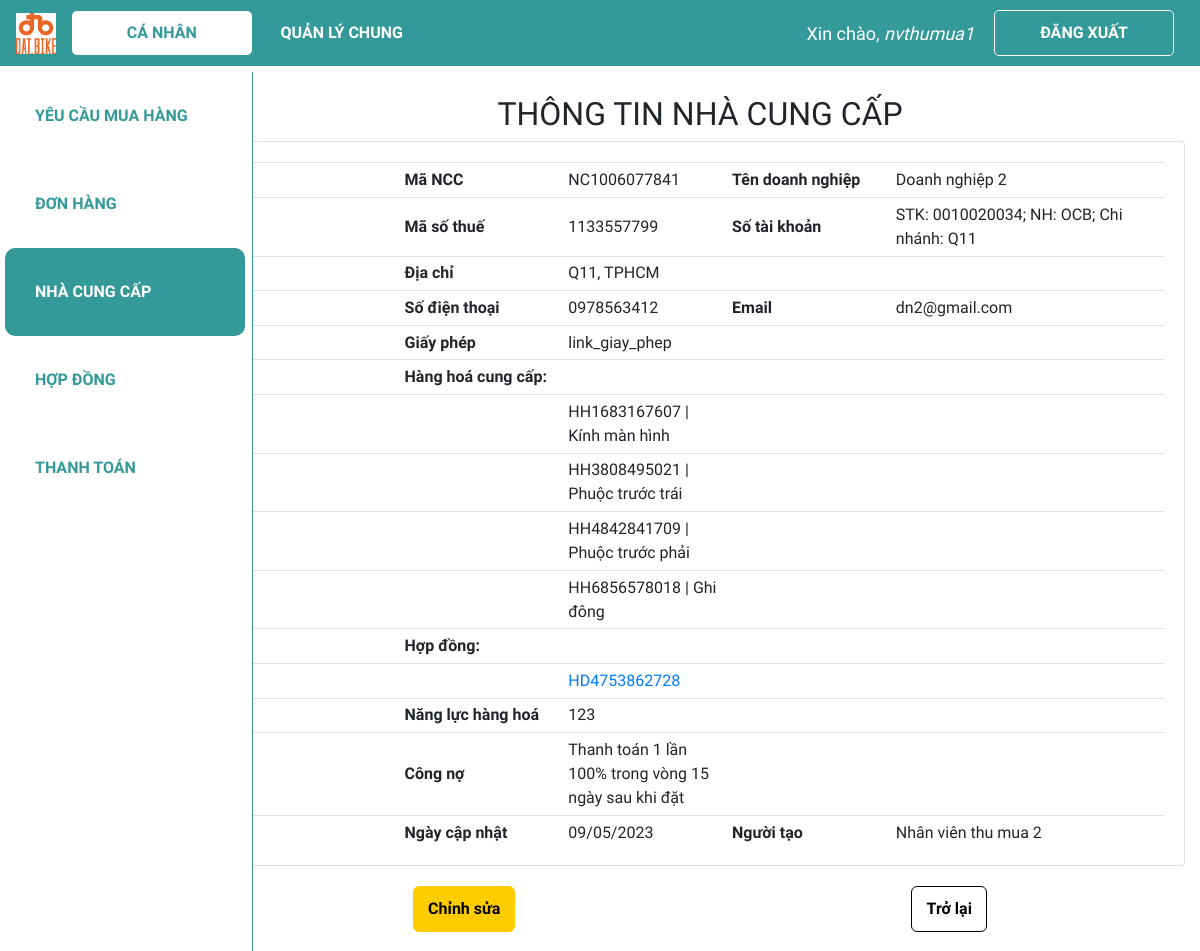
The page /ca_nhan/xem_ncc/NC1006077841 (signed in) on the database its author committed.
### web_core/models.py (models this page shows, shortened)
class NCC(models.Model):
    ma_NCC = ShortUUIDField(
        verbose_name='Mã nhà cung cấp',
        length=10,
        max_length=12,
        prefix="NC",
        alphabet="0123456789",
        primary_key=True
    )
    ma_nhan_vien_tao = models.ForeignKey(NHANVIEN, on_delete = models.SET_NULL, verbose_name = 'Mã nhân viên tạo', blank = True, null=True)
    ma_so_thue = models.CharField('Mã số thuế', max_length = 20,blank=True, null=True)
    ma_hang_hoa = models.ManyToManyField(HANGHOA, verbose_name = 'Mã hàng hoá', blank = True)
    ten_doanh_nghiep = models.CharField('Tên doanh nghiệp', max_length = 100,blank=True, null=True)
    dia_chi = models.CharField('Địa chỉ', max_length = 300,blank=True, null=True)
    nguoi_lien_he = models.CharField('Người liên hệ', max_length = 100, blank=True, null=True)
    sdt = models.CharField('Số điện thoại', max_length = 20,blank=True, null=True)
    email = models.EmailField('Email', max_length = 100, blank=True, null=True)
    stk = models.CharField('Thông tin chuyển khoản', max_length = 100, blank=True, null=True)
    giay_phep = models.CharField('Giấy phép', max_length = 100, blank=True, null=True)
    nang_luc_hang_hoa = models.CharField('Năng lực hàng hoá', max_length = 100, blank=True, null=True)
    ngay_cap_nhat = models.DateTimeField('Ngày cập nhật', default=datetime.now)
    cong_no = models.CharField('Công nợ', max_length = 500, blank=True, null=True)
    file_bao_gia =  models.CharField('File báo giá', max_length=500, blank=True, null=True)

class HANGHOA(models.Model):
    ma_HH = ShortUUIDField(
        verbose_name='Mã hàng hoá',
        length=10,
        max_length=12,
        prefix="HH",
        alphabet="0123456789",
        primary_key=True
    )
    ten_hang_hoa = models.CharField('Tên hàng hoá', max_length = 100,blank=True, null=True)
    so_luong_ton = models.IntegerField('Số lượng tồn', validators = [MinValueValidator(0)], default = 0)
    def __str__(self):
        line = str(self.ma_HH) + ' | ' + self.ten_hang_hoa
        return line

class HOPDONG(models.Model):
    danh_muc_trang_thai = (
        ('Chờ phê duyệt', 'Chờ phê duyệt'),
        ('Đã duyệt', 'Đã duyệt'),
        ('Đang có hiệu lực', 'Đang có hiệu lực'),
        ('Đã hết hạn', 'Đã hết hạn'),
    )
    ma_HD = ShortUUIDField(
        verbose_name='Mã hợp đồng',
        length=10,
        max_length=12,
        prefix="HD",
        alphabet="0123456789",
        primary_key=True
    )
    ma_hang_hoa = models.ManyToManyField(HANGHOA, verbose_name = 'Mã hàng hoá', blank = True)
    ma_nhan_vien_tao = models.ForeignKey(NHANVIEN, on_delete = models.SET_NULL, verbose_name = 'Mã nhân viên tạo', related_name = 'nv_tao_HD', blank = True, null=True)
    ma_quan_ly_duyet = models.ForeignKey(NHANVIEN, on_delete = models.SET_NULL, verbose_name = 'Mã quản lý duyệt', related_name = 'quan_ly_HD', blank = True, null=True)
    ma_ncc = models.ForeignKey(NCC, on_delete = models.SET_NULL, verbose_name = 'Nhà cung cấp',blank=True, null=True)
    ngay_tao = models.DateTimeField('Ngày tạo', default = datetime.now)
    ngay_cap_nhat = models.DateTimeField('Ngày cập nhật', default = datetime.now)
    ngay_hieu_luc = models.DateField('Ngày hiệu lực', editable=True, blank=True, null=True)
    ngay_het_han = models.DateField('Ngày hết hạn', editable=True, blank=True, null=True)
    file_hop_dong = models.CharField('File hợp đồng', max_length=500,blank=True, null=True)
    phu_luc_hop_dong = models.CharField('Phụ lục hợp đồng', max_length=20000, blank=True, null=True)
    trang_thai = models.CharField('Trạng thái hợp đồng', max_length=100, choices=danh_muc_trang_thai, default='Chờ phê duyệt',blank=True, null=True)

class NHANVIEN(models.Model):
    danh_muc_phong_ban = (
        ('Thu mua', 'Thu mua'),
        ('Kho', 'Kho'),
        ('Kế toán', 'Kế toán'),
        ('R&D', 'R&D'),
        ('Production', 'Production'),
        ('Khác', 'Khác')
    )
    danh_muc_chuc_vu = (
        ('Quản lí', 'Quản lí'),
        ('Nhân viên', 'Nhân viên'),
    )
    user = models.OneToOneField(User, null=True, blank=True, on_delete=models.CASCADE)
    ma_NV = ShortUUIDField(
        verbose_name='Mã nhân viên',
        length=10,
        max_length=12,
        prefix="NV",
        alphabet="0123456789",
        primary_key=True
    )
    ho_ten = models.CharField('Họ tên', max_length = 100,blank=True, null=True)
    phong_ban = models.CharField('Phòng ban', max_length = 50, choices=danh_muc_phong_ban,blank=True, null=True)
    chuc_vu = models.CharField('Chức vụ', max_length = 50, choices=danh_muc_chuc_vu,blank=True, null=True)

### web_core/decorators.py (the view)
        def wrapper_func(request, *args, **kwargs):
            group = None
            if request.user.groups.exists():
                group = request.user.groups.all()
            if len(group) > 2 and any(role.name in allowed_roles for role in group):
                return view_func(request, *args, **kwargs)
            elif group[0].name in allowed_roles:
                return view_func(request, *args, **kwargs)
            else:
                return HttpResponse('Not authorized')

### web_core/templatetags/index.py (called while the page is built)
@register.filter
def first_group_name(user):
    groups = user.groups.all()
    if groups:
        return groups[0].name
    return ''

### web_core/views.py (called while the page is built)
@allowed_users(['thumua'])
@login_required(login_url='login')
def view_ncc_canhan(request, ma_NCC):
    if ma_NCC is None:
        return redirect('/dsncc')
    ncc = NCC.objects.get(ma_NCC=ma_NCC)
    hopdong = HOPDONG.objects.filter(ma_ncc=ma_NCC)
    context = {'ncc':ncc, 'hopdong':hopdong}
    return render(request,'web_core/view_ncc_canhan.html', context)

### web_core/templates/web_core/view_ncc_canhan.html (shortened to what this page needs)
{% extends 'web_core/main.html' %}
{% block content %}
<h2 class="table-title" style>THÔNG TIN NHÀ CUNG CẤP</h2>
<div class="card card-body">
    <table class="table table-sm ncc">
        <tr>
            <th class="small-content"></th>
            <th class="small-content">Mã NCC</th>
            <td class="small-content">{{ncc.ma_NCC}}</td>
            <th class="small-content">Tên doanh nghiệp</th>
            <td class="small-content">{{ncc.ten_doanh_nghiep}}</td>
        </tr>
        <tr>
            <th class="small-content"></th>
            <th class="small-content">Mã số thuế</th>
            <td class="small-content">{{ncc.ma_so_thue}}</td>
            <th class="small-content">Số tài khoản</th>
            <td class="small-content">{{ncc.stk}}</td>
        </tr>
        <tr>
            <th class="small-content"></th>
            <th class="small-content">Địa chỉ</th>
            <td class="small-content">{{ncc.dia_chi}}</td>
            <th class="small-content"></th>
            <td class="small-content"></td>
        </tr>
        <tr>
            <th class="small-content"></th>
            <th class="small-content">Số điện thoại</th>
            <td class="small-content">{{ncc.sdt}}</td>
            <th class="small-content">Email</th>
            <td class="small-content">{{ncc.email}}</td>
        </tr>
        <tr>
            <th class="small-content"></th>
            <th class="small-content">Giấy phép</th>
            <td class="small-content">{{ncc.giay_phep}}</td>
            <th class="small-content"></th>
            <td class="mid-content"></td>
        </tr>
        <tr>
            <th class="small-content"></th>
            <th class="small-content">Hàng hoá cung cấp:</th>
            <td class="small-content"></td>
            <td class="small-content"></td>
            <td class="small-content"></td>
        </tr>
        {% for hh in ncc.ma_hang_hoa.all %}
            <tr>
                <th class="small-content"></th>
                <th class="small-content"></th>
                <td class="small-content">{{hh}}</td>
                <th class="small-content"></th>
                <td class="small-content"></td>
            </tr>
        {% endfor %}
        <tr>
            <th class="small-content"></th>
            <th class="small-content">Hợp đồng:</th>
            <th class="small-content"></th>
            <td class="small-content"></td>
            <td class="small-content"></td>
        </tr>
        {% for hd in hopdong %}
            <tr>
                <th class="small-content"></th>
                <th class="small-content"></th>
                <td class="small-content"><a href="{% url 'quanli_xem_hd' hd.ma_HD%}">{{hd.ma_HD}}</a></td>
                <th class="small-content"></th>
                <td class="small-content"></td>
            </tr>
        {% endfor %}
        <tr>
            <th class="small-content"></th>
            <th class="small-content">Năng lực hàng hoá</th>
            <td class="small-content">{{ncc.nang_luc_hang_hoa}}</td>
            <td class="small-content"></td>
            <td class="small-content"></td>
        </tr>
        <tr>
            <th class="small-content"></th>
            <th class="small-content">Công nợ</th>
            <td class="small-content">{{ncc.cong_no}}</td>
            <th class="small-content"></th>
            <td class="small-content"></td>
        </tr>
        <tr>
            <th class="small-content"></th>
            <th class="small-content">Ngày cập nhật</th>
            <td class="small-content">{{ncc.ngay_cap_nhat|date:"d/m/Y"}}</td>
            <th class="small-content">Người tạo</th>
            <td class="small-content">{{ncc.ma_nhan_vien_tao.ho_ten}}</td>
        </tr>
    </table>
</div>
<div class="form-btn">
    <a class="btn edit-btn" href="{% url 'canhan_sua_ncc' ncc.ma_NCC %}">Chỉnh sửa</a>
    <a class='btn back-btn' href="{% url 'canhan_dsncc' %}">Trở lại</a>
</div>
{% endblock %}

### web_core/templates/web_core/navbar.html (shortened to what this page needs)
{% load static %}
<nav class="navbar navbar-expand-lg my-navbar fixed-top">
    <a href="{% url 'home' %}">
        <img class="navbar-brand" alt="logo-brand" src="{% static 'images/logo.png' %}" height="50"
            style="padding-bottom: 4px" />
    </a>
    <div class="collapse navbar-collapse" id="navbarNav">
        {% with request.resolver_match.url_name as url_name %}
        <div class="navbar-nav">
            {% load index %}
            {% if request.user|first_group_name != 'quanly' and request.user|first_group_name != 'ketoan' %}
                <a class="nav-item nav-link my-nav-item {% if 'canhan' in url_name %}my-nav-active{% endif %} nav-canhan"
                href="{% url 'canhan_dspr' %}">Cá nhân</a>
            {% endif %}
            <a class="nav-item nav-link my-nav-item {% if 'quanli' in url_name %}my-nav-active{% endif %} nav-quanly"
                href="{% url 'quanli_dspr' %}">Quản lý chung</a>
        </div>
        {% endwith %}
    </div>
    {% with request.resolver_match.url_name as url_name %}
    {% if request.user.is_authenticated %}
    <span class="hello-msg">Xin chào, <span> {{request.user}} </span></span>
    <a class="nav-item nav-link my-nav-item my-btn" href="{% url 'logout' %}">Đăng xuất</a>
    {% else %}
    <a class="nav-item nav-link my-nav-item my-btn {% if url_name == 'login' %}my-nav-active{% endif %}"
        href="{% url 'login' %}">Đăng nhập</a>
    {% endif %}
    {% endwith %}
</nav>

### web_core/static/css/main.css (style rules this page uses)
* { font-family: 'Baloo 2', cursive; }
html, body { margin: 0; padding: 0; height: 100%; overflow-x: hidden; }

### web_core/templates/web_core/navbar.html (style rules this page uses)
.my-navbar.fixed-top { position: fixed; color: #fff; background-color: #399; z-index: 10; }
.my-nav-item { color: #fff; font-weight: bold; padding: 9.6px 16px !important; text-transform: uppercase; border-radius: 5px; width: 180px; text-align: center; }
.my-nav-active, .my-nav-active:hover { color: #399; background-color: #fff; }
.my-btn { border: 1px solid #fff; margin-right: 10px; }
.hello-msg { font-size: 18px; color: #fff; margin-right: 20px; }
.hello-msg>span { font-style: italic; }

### web_core/templates/web_core/view_ncc_canhan.html (style rules this page uses)
.card-body { padding-bottom: 0px; }
.table-title { text-align: center; }
.table th, .table td { vertical-align: middle; text-align: left; }
.small-content { width: 150px; }
.mid-content { width: 250px; }
.btn.edit-btn { font-weight: bold; background-color: rgb(255, 204, 0); border-color: rgb(255, 204, 0); border-radius: 6px; border-width: 1px; color: black; padding: 10px 14px; margin: auto; right: 0; }
.btn.back-btn { font-weight: bold; background-color: white; border-color: black; border-radius: 6px; border-width: 1px; color: black; padding: 10px 14px; margin: auto; right: 0; }
.form-btn { padding-top: 2%; padding-bottom: 2%; display: flex; justify-content: center; }

### rows shown on the page
NCC: ma_NCC "NC1006077841", ten_doanh_nghiep "Doanh nghiệp 2", ma_so_thue "1133557799", stk "STK: 0010020034; NH: OCB; Chi nhánh: Q11", dia_chi "Q11, TPHCM", sdt "0978563412", email "dn2@gmail.com", giay_phep "link_giay_phep", nang_luc_hang_hoa "123", cong_no "Thanh toán 1 lần 100% trong vòng 15 ngày sau khi đặt", ngay_cap_nhat "09/05/2023", ma_nhan_vien_tao.ho_ten "Nhân viên thu mua 2"
HANGHOA: ma_HH+ten_hang_hoa "HH1683167607 | Kính màn hình"
HANGHOA: ma_HH+ten_hang_hoa "HH3808495021 | Phuộc trước trái"
HANGHOA: ma_HH+ten_hang_hoa "HH4842841709 | Phuộc trước phải"
HANGHOA: ma_HH+ten_hang_hoa "HH6856578018 | Ghi đông"
HOPDONG: ma_HD "HD4753862728"

### other values the page prints
{{ request.user }} "nvthumua1"
